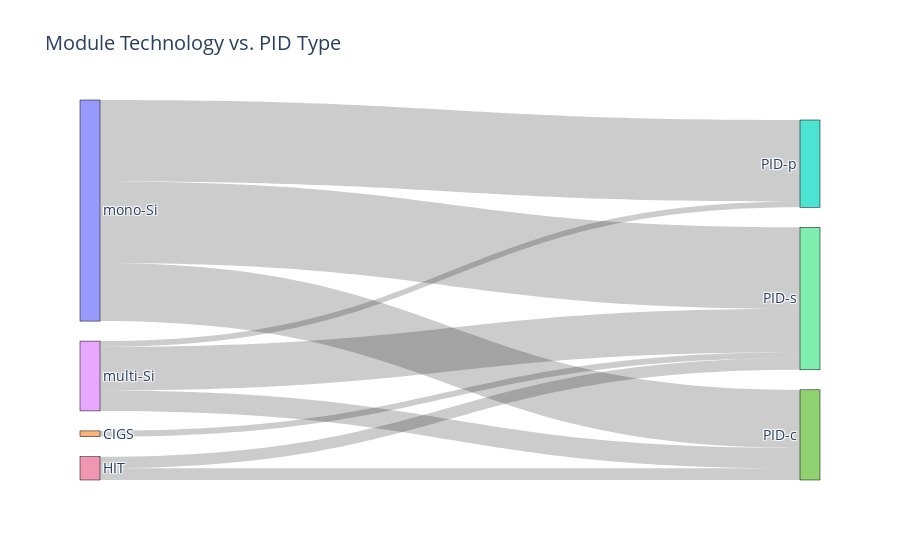

The cell this chart's notebook holds for it:
### Code cell
# Create Chord Diagram (really a Sankey-style workaround)
fig = go.Figure(data=go.Sankey(
    node=dict(
        pad=20,
        thickness=20,
        line=dict(color="black", width=0.5),
        label=labels,
        color=colors
    ),
    link=dict(
        source=[0, 0, 0, 1, 1, 1, 2, 2, 2,3, 3, 3],  # from module
        target=[4, 5, 6, 4, 5, 6, 4, 5, 6, 4, 5, 6],  # to PID
        value=[28, 28, 20, 15, 2, 7, 4, 0, 4, 2, 0, 0]  # frequency
    )
))

fig.update_layout(title_text="Module Technology vs. PID Type", font_size=14)
fig.show()

### Figure 1 — Plotly figure (JSON) as saved in the notebook; plotly's stock layout.template omitted (floating-point values rounded to 4 significant figures)
{"data": [{"link": {"source": [0, 0, 0, 1, 1, 1, 2, 2, 2, 3, 3, 3], "target": [4, 5, 6, 4, 5, 6, 4, 5, 6, 4, 5, 6], "value": [28, 28, 20, 15, 2, 7, 4, 0, 4, 2, 0, 0]}, "node": {"color": ["#989afb", "#e9a8ff", "#f096b2", "#ffb37c", "#7fedad", "#4be3d1", "#90d171"], "label": ["mono-Si", "multi-Si", "HIT", "CIGS", "PID-s", "PID-p", "PID-c"], "line": {"color": "black", "width": 0.5}, "pad": 20, "thickness": 20}, "type": "sankey"}], "layout": {"font": {"size": 14}, "title": {"text": "Module Technology vs. PID Type"}}}
